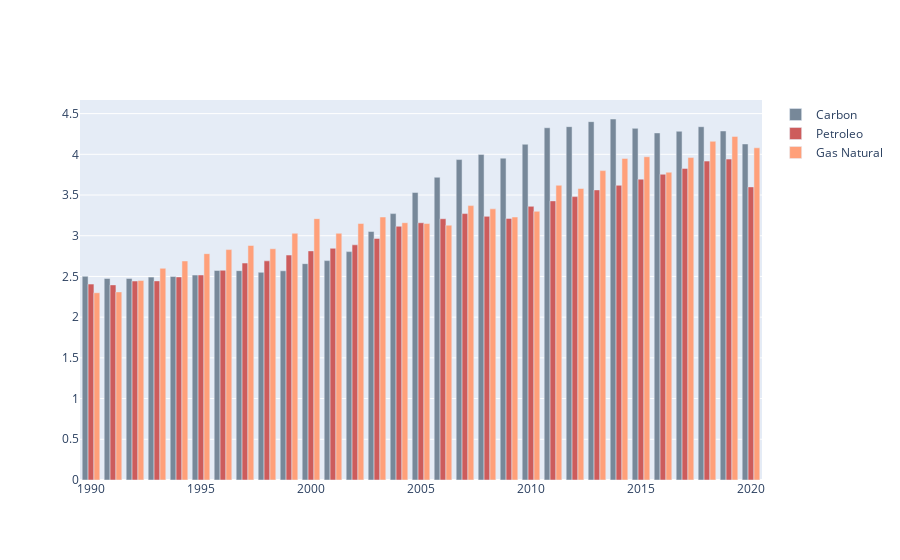

The notebook cell saved with this chart:
### Code cell
fig = go.Figure()
fig.add_trace(go.Bar(
    x=canada.index,
    y=canada['Consumo_Carbon'],
    name='Carbon',
    marker_color= 'lightslategray'
))
fig.add_trace(go.Bar(
    x=canada.index,
    y=canada['Consumo_Petroleo'],
    name='Petroleo',
    marker_color='indianred'
))
fig.add_trace(go.Bar(
    x=canada.index,
    y=canada['Consumo_gas'],
    name='Gas Natural',
    marker_color='lightsalmon'
))
fig.show()

### Figure 1 — Plotly figure (JSON) as saved in the notebook; plotly's stock layout.template omitted (floating-point values rounded to 4 significant figures)
{"data": [{"marker": {"color": "lightslategray"}, "name": "Carbon", "type": "bar", "x": [1990, 1991, 1992, 1993, 1994, 1995, 1996, 1997, 1998, 1999, 2000, 2001, 2002, 2003, 2004, 2005, 2006, 2007, 2008, 2009, 2010, 2011, 2012, 2013, 2014, 2015, 2016, 2017, 2018, 2019, 2020], "y": [2.501, 2.475, 2.476, 2.492, 2.501, 2.517, 2.574, 2.571, 2.551, 2.569, 2.657, 2.695, 2.805, 3.052, 3.272, 3.531, 3.718, 3.935, 3.999, 3.953, 4.124, 4.326, 4.34, 4.401, 4.434, 4.319, 4.263, 4.283, 4.339, 4.287, 4.127]}, {"marker": {"color": "indianred"}, "name": "Petroleo", "type": "bar", "x": [1990, 1991, 1992, 1993, 1994, 1995, 1996, 1997, 1998, 1999, 2000, 2001, 2002, 2003, 2004, 2005, 2006, 2007, 2008, 2009, 2010, 2011, 2012, 2013, 2014, 2015, 2016, 2017, 2018, 2019, 2020], "y": [2.406, 2.396, 2.444, 2.445, 2.494, 2.518, 2.576, 2.664, 2.691, 2.763, 2.814, 2.846, 2.888, 2.967, 3.116, 3.16, 3.209, 3.272, 3.238, 3.213, 3.361, 3.428, 3.48, 3.563, 3.619, 3.695, 3.755, 3.827, 3.917, 3.942, 3.6]}, {"marker": {"color": "lightsalmon"}, "name": "Gas Natural", "type": "bar", "x": [1990, 1991, 1992, 1993, 1994, 1995, 1996, 1997, 1998, 1999, 2000, 2001, 2002, 2003, 2004, 2005, 2006, 2007, 2008, 2009, 2010, 2011, 2012, 2013, 2014, 2015, 2016, 2017, 2018, 2019, 2020], "y": [2.3, 2.31, 2.45, 2.6, 2.69, 2.78, 2.83, 2.88, 2.84, 3.03, 3.21, 3.03, 3.15, 3.23, 3.16, 3.15, 3.13, 3.37, 3.33, 3.23, 3.3, 3.62, 3.58, 3.8, 3.95, 3.97, 3.78, 3.96, 4.16, 4.22, 4.08]}], "layout": {}}
